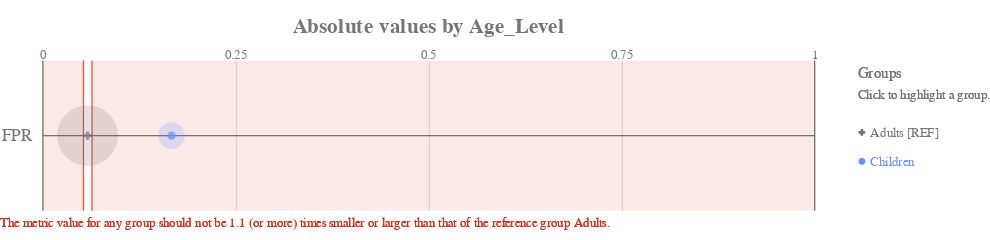

The code cell stored with this chart in its notebook:
### Code cell
ap.absolute(bdf, metrics, 'Age_Level', fairness_threshold = disparity_tolerance)

### Figure 1 — Vega-Lite specification as saved in the notebook (floating-point values rounded to 4 significant figures)
{"config": {"view": {"continuousWidth": 400, "continuousHeight": 300, "strokeWidth": 0}, "axisLeft": {"labelColor": "rgb(117,117,117)", "labelFont": "Arial", "labelFontSize": 16}, "title": {"align": "center", "baseline": "middle", "color": "rgb(117,117,117)", "font": "Arial", "fontSize": 20, "fontWeight": "bold"}}, "layer": [{"data": {"name": "data-b71d65f846bc74ae5caddb3a096fb136"}, "mark": {"type": "rule", "stroke": "rgb(117,117,117)", "strokeWidth": 1.25, "tooltip": ""}, "encoding": {"x": {"type": "quantitative", "field": "start", "scale": {"domain": [0, 1], "range": [40.0, 760.0]}}, "x2": {"field": "end"}, "y": {"type": "nominal", "axis": {"domain": false, "labelAngle": 0, "labelPadding": -30, "orient": "left", "ticks": false, "title": ""}, "field": "y_position", "scale": {"domain": ["FPR"], "range": [17.5, 157.5]}}}}, {"data": {"name": "data-6cfe259518f6c7b358d8f836a73e6b7f"}, "mark": {"type": "rule", "stroke": "rgb(117,117,117)", "strokeWidth": 1.25, "tooltip": ""}, "encoding": {"x": {"type": "quantitative", "field": "x_position", "scale": {"domain": [0, 1], "range": [40.0, 760.0]}}, "y": {"value": 17.5}, "y2": {"value": 157.5}}}, {"data": {"name": "data-60ed1133fa688d151d36705a369482e0"}, "mark": {"type": "text", "align": "center", "color": "rgb(117,117,117)", "font": "Arial", "fontSize": 12, "fontWeight": "normal", "tooltip": ""}, "encoding": {"text": {"type": "nominal", "field": "value"}, "x": {"type": "quantitative", "field": "value", "scale": {"domain": [0, 1], "range": [40.0, 760.0]}}, "y": {"value": 12.25}}}, {"layer": [{"mark": {"type": "rect", "opacity": 0.8, "stroke": "rgb(217, 46, 28)", "strokeWidth": 1.25, "tooltip": ""}, "encoding": {"x": {"type": "quantitative", "field": "lower_threshold_value", "scale": {"domain": [0, 1], "range": [40.0, 760.0]}}, "x2": {"field": "lower_threshold_value"}, "y": {"type": "nominal", "axis": {"domain": false, "grid": false, "labels": false, "ticks": false, "title": " "}, "field": "metric", "scale": {"domain": ["FPR"], "range": [17.5, 157.5]}}}}, {"mark": {"type": "rect", "opacity": 0.8, "stroke": "rgb(217, 46, 28)", "strokeWidth": 1.25, "tooltip": ""}, "encoding": {"x": {"type": "quantitative", "field": "upper_threshold_value", "scale": {"domain": [0, 1], "range": [40.0, 760.0]}}, "x2": {"field": "upper_threshold_value"}, "y": {"type": "nominal", "axis": {"domain": false, "grid": false, "labels": false, "ticks": false, "title": " "}, "field": "metric", "scale": {"domain": ["FPR"], "range": [17.5, 157.5]}}}}, {"layer": [{"mark": {"type": "rect", "fill": "rgb(217, 46, 28)", "opacity": 0.1, "tooltip": ""}, "encoding": {"x": {"type": "quantitative", "field": "lower_threshold_value", "scale": {"domain": [0, 1], "range": [40.0, 760.0]}}, "x2": {"field": "lower_end"}, "y": {"type": "nominal", "axis": {"domain": false, "grid": false, "labels": false, "ticks": false, "title": " "}, "field": "metric", "scale": {"domain": ["FPR"], "range": [17.5, 157.5]}}}}, {"mark": {"type": "rect", "fill": "rgb(217, 46, 28)", "opacity": 0.1, "tooltip": ""}, "encoding": {"x": {"type": "quantitative", "field": "upper_threshold_value", "scale": {"domain": [0, 1], "range": [40.0, 760.0]}}, "x2": {"field": "upper_end"}, "y": {"type": "nominal", "axis": {"domain": false, "grid": false, "labels": false, "ticks": false, "title": " "}, "field": "metric", "scale": {"domain": ["FPR"], "range": [17.5, 157.5]}}}}]}, {"data": {"name": "data-79dd248bdaa0ea02c535240e8ad022c8"}, "mark": {"type": "text", "align": "left", "baseline": "top", "fill": "rgb(217, 46, 28)", "font": "Arial", "fontSize": 12, "fontWeight": "normal", "tooltip": ""}, "encoding": {"text": {"value": "The metric value for any group should not be 1.1 (or more) times smaller or larger than that of the reference group Adults."}, "x": {"value": 0}, "y": {"value": 163.3}}}], "data": {"name": "data-39c928a869db53aa5ecc76c546a50b8b"}}, {"layer": [{"mark": "circle"}, {"data": {"name": "data-4e6572a3c3121881bafce55271a1b9cf"}, "mark": {"type": "circle", "opacity": 0.2}, "encoding": {"color": {"condition": {"type": "nominal", "field": "attribute_value", "legend": null, "scale": {"domain": ["Adults", "Children"], "range": ["rgb(117,117,117)", "rgb(100, 143, 255)", "rgb(254, 97, 0)", "rgb(220, 38, 127)", "rgb(255, 176, 0)", "rgb(120, 94, 240)"]}, "selection": "selector005"}, "value": "rgb(224,224,224)"}, "size": {"type": "quantitative", "field": "group_size", "legend": null, "scale": {"domain": [0, 224.4], "range": [0, 3848.0]}}, "tooltip": [{"type": "nominal", "field": "attribute_value", "title": "Group"}, {"type": "nominal", "field": "tooltip_group_size", "title": "Group Size"}, {"type": "nominal", "field": "tooltip_disparity_explanation_fpr", "title": "Disparity"}, {"type": "quantitative", "field": "fpr", "format": ".2f", "title": "FPR"}], "x": {"type": "quantitative", "axis": {"domain": false, "labels": false, "ticks": false, "title": null, "values": [0.25, 0.5, 0.75]}, "field": "fpr", "scale": {"domain": [0, 1], "range": [40.0, 760.0]}}, "y": {"type": "nominal", "axis": {"domain": false, "grid": false, "labels": false, "ticks": false, "title": " "}, "field": "metric_variable", "scale": {"domain": ["FPR"], "range": [17.5, 157.5]}}}, "selection": {"selector007": {"type": "multi", "empty": "all", "fields": ["attribute_value"]}}, "transform": [{"calculate": "'FPR'", "as": "metric_variable"}]}, {"layer": [{"mark": "point"}, {"data": {"name": "data-4e6572a3c3121881bafce55271a1b9cf"}, "mark": {"type": "point", "filled": true, "size": 60}, "encoding": {"color": {"condition": {"type": "nominal", "field": "attribute_value", "legend": null, "scale": {"domain": ["Adults", "Children"], "range": ["rgb(117,117,117)", "rgb(100, 143, 255)", "rgb(254, 97, 0)", "rgb(220, 38, 127)", "rgb(255, 176, 0)", "rgb(120, 94, 240)"]}, "selection": "selector005"}, "value": "rgb(224,224,224)"}, "shape": {"type": "nominal", "field": "attribute_value", "legend": null, "scale": {"domain": ["Adults", "Children"], "range": ["cross", "circle"]}}, "tooltip": [{"type": "nominal", "field": "attribute_value", "title": "Group"}, {"type": "nominal", "field": "tooltip_group_size", "title": "Group Size"}, {"type": "nominal", "field": "tooltip_disparity_explanation_fpr", "title": "Disparity"}, {"type": "quantitative", "field": "fpr", "format": ".2f", "title": "FPR"}], "x": {"type": "quantitative", "axis": {"domain": false, "labels": false, "ticks": false, "title": null, "values": [0.25, 0.5, 0.75]}, "field": "fpr", "scale": {"domain": [0, 1], "range": [40.0, 760.0]}}, "y": {"type": "nominal", "axis": {"domain": false, "grid": false, "labels": false, "ticks": false, "title": " "}, "field": "metric_variable", "scale": {"domain": ["FPR"], "range": [17.5, 157.5]}}}, "selection": {"selector006": {"type": "multi", "empty": "all", "fields": ["attribute_value"]}}, "transform": [{"calculate": "'FPR'", "as": "metric_variable"}]}]}]}, {"layer": [{"mark": {"type": "point", "filled": true, "opacity": 1, "size": 39.48}, "encoding": {"color": {"condition": {"type": "nominal", "field": "attribute_value", "legend": null, "scale": {"domain": ["Adults", "Children"], "range": ["rgb(117,117,117)", "rgb(100, 143, 255)", "rgb(254, 97, 0)", "rgb(220, 38, 127)", "rgb(255, 176, 0)", "rgb(120, 94, 240)"]}, "selection": "selector005"}, "value": "rgb(224,224,224)"}, "shape": {"type": "nominal", "field": "attribute_value", "legend": null, "scale": {"domain": ["Adults", "Children"], "range": ["cross", "circle"]}}, "x": {"value": 804}, "y": {"type": "nominal", "axis": {"domain": false, "grid": false, "labels": false, "ticks": false, "title": " "}, "field": "attribute_value", "scale": {"domain": ["Adults", "Children"], "range": [71, 125]}}}, "selection": {"selector005": {"type": "multi", "empty": "all", "fields": ["attribute_value"]}}}, {"mark": {"type": "text", "align": "left", "baseline": "middle", "font": "Arial", "fontSize": 12, "fontWeight": "normal"}, "encoding": {"color": {"condition": {"type": "nominal", "field": "attribute_value", "legend": null, "scale": {"domain": ["Adults", "Children"], "range": ["rgb(117,117,117)", "rgb(100, 143, 255)", "rgb(254, 97, 0)", "rgb(220, 38, 127)", "rgb(255, 176, 0)", "rgb(120, 94, 240)"]}, "selection": "selector005"}, "value": "rgb(224,224,224)"}, "text": {"type": "nominal", "field": "label"}, "x": {"value": 812}, "y": {"type": "nominal", "axis": {"domain": false, "grid": false, "labels": false, "ticks": false, "title": " "}, "field": "attribute_value", "scale": {"domain": ["Adults", "Children"], "range": [71, 125]}}}, "selection": {"selector008": {"type": "multi", "empty": "all", "fields": ["attribute_value"]}}}, {"data": {"name": "data-79dd248bdaa0ea02c535240e8ad022c8"}, "mark": {"type": "text", "align": "left", "baseline": "middle", "color": "rgb(117,117,117)", "font": "Arial", "fontSize": 12, "fontWeight": "normal"}, "encoding": {"text": {"value": "Click to highlight a group."}, "x": {"value": 800}, "y": {"value": 49}}}, {"data": {"name": "data-79dd248bdaa0ea02c535240e8ad022c8"}, "mark": {"type": "text", "align": "left", "baseline": "middle", "color": "rgb(117,117,117)", "font": "Arial", "fontSize": 14, "fontWeight": "normal"}, "encoding": {"text": {"value": "Groups"}, "x": {"value": 800}, "y": {"value": 30}}}], "data": {"name": "data-5633874912c6de05621e650b4de11111"}}], "height": 175, "padding": {"top": 15, "bottom": 10}, "resolve": {"scale": {"size": "independent", "y": "independent"}}, "title": "Absolute values by Age_Level", "width": 800, "$schema": "https://vega.github.io/schema/vega-lite/v4.8.1.json", "datasets": {"data-b71d65f846bc74ae5caddb3a096fb136": [{"y_position": "FPR", "start": 0, "end": 1}], "data-6cfe259518f6c7b358d8f836a73e6b7f": [{"x_position": 0}, {"x_position": 1}], "data-60ed1133fa688d151d36705a369482e0": [{"value": 0.0}, {"value": 0.25}, {"value": 0.5}, {"value": 0.75}, {"value": 1.0}], "data-39c928a869db53aa5ecc76c546a50b8b": [{"lower_end": 0, "upper_end": 1, "lower_threshold_value": 0.05259, "upper_threshold_value": 0.06364, "metric": "FPR"}], "data-79dd248bdaa0ea02c535240e8ad022c8": [{"a": 1, "b": 0}, {"a": 1, "b": 0}], "data-4e6572a3c3121881bafce55271a1b9cf": [{"attribute_name": "Age_Level", "attribute_value": "Adults", "group_size": 187, "total_entities": 223, "fpr": 0.05785, "fpr_disparity": 1.0, "fpr_disparity_scaled": 0.0, "tooltip_group_size": "187 (83.86%)", "tooltip_disparity_explanation_fpr": "Reference group"}, {"attribute_name": "Age_Level", "attribute_value": "Children", "group_size": 36, "total_entities": 223, "fpr": 0.1667, "fpr_disparity": 2.881, "fpr_disparity_scaled": 1.881, "tooltip_group_size": "36 (16.14%)", "tooltip_disparity_explanation_fpr": "2.88 times larger FPR than the reference group"}], "data-5633874912c6de05621e650b4de11111": [{"attribute_value": "Adults", "label": "Adults [REF]"}, {"attribute_value": "Children", "label": "Children"}]}}
